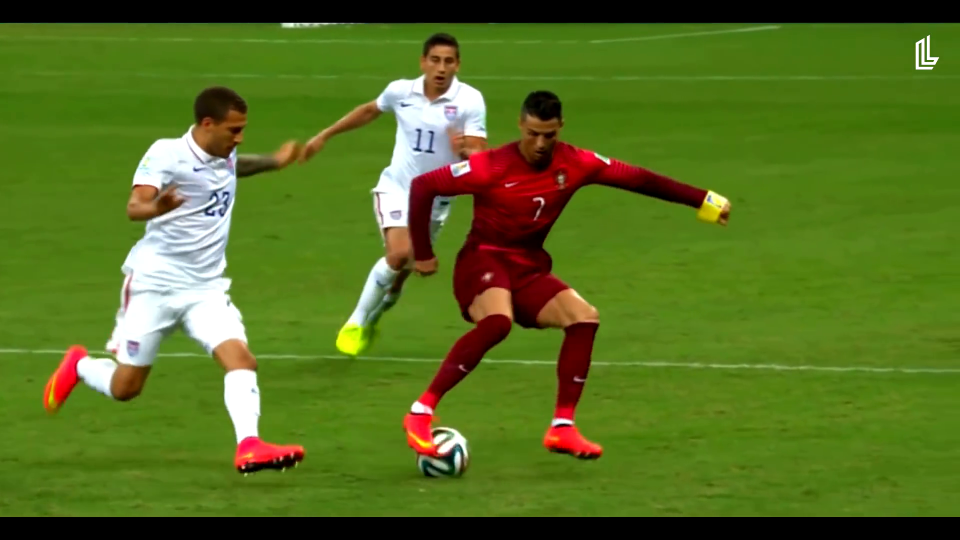
#> input picture frame 24 of image processing codes/KODLAR8_Histogram_Islemleri/KODLAR8_Histogram_Islemleri/Video_Futbol.mp4, 1920 x 1080 px, given in place of Video_Trafic.mp4, which was not available (shown at 1/2 size)
$ python K8_3_2_VIDEO_Histogram_Gray.py
#> lines starting #> are read from the running program, lines starting #| are printed output that depends on the picture; pictures that were not available may be replaced by others from this repository, and a replacement may not be noted
# -*- coding: utf-8 -*-
"""
Created on Tue Mar 19 07:57:47 2024

@author: muozi
"""

import cv2
import numpy as np
from matplotlib import pyplot as plt

# Video yakalama
cap = cv2.VideoCapture('Video_Trafic.mp4')

while True:
    # Kare yakalama
    ret, frame = cap.read()
#> frame is the input picture: shape (1080, 1920, 3); mean B, G, R 33.2, 110.6, 86.8

    # Video sonuna gelindiğinde döngüyü sonlandır
    if not ret:
        break

    # Gri seviyeye dönüştürme
    gray = cv2.cvtColor(frame, cv2.COLOR_BGR2GRAY)
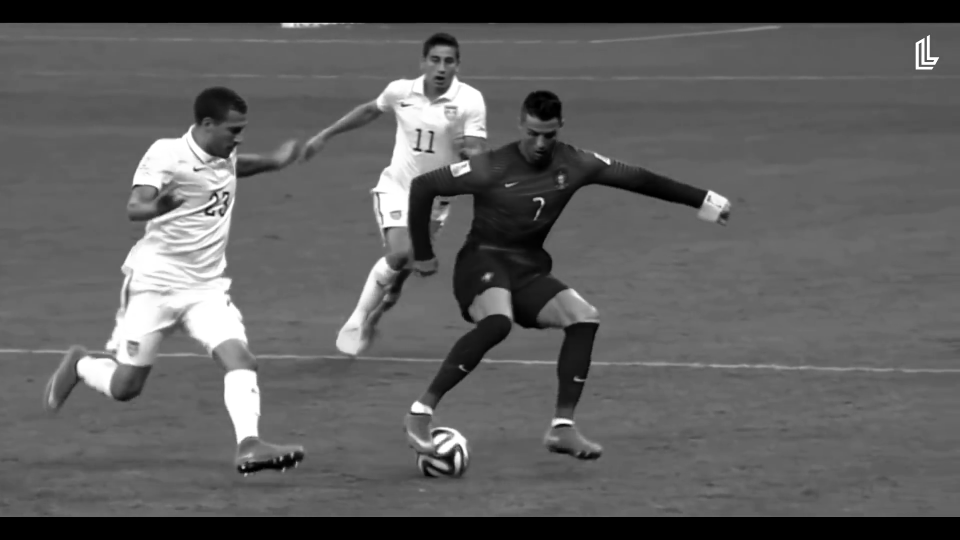
#> gray: shape (1080, 1920) (shown at 1/2 size); min 0, max 255, mean 94.7

    # Histogram hesaplama
    hist = cv2.calcHist([gray], [0], None, [256], [0, 256])
#> hist = 256 values, max 174353 at index 0, min 547 at index 197, mean 8100

    # Histogramı gösterme
    plt.plot(hist, color='b')
    plt.title('Gri Seviye Histogram')
    plt.pause(0.01)  # Pencereyi 0.01 saniye göster
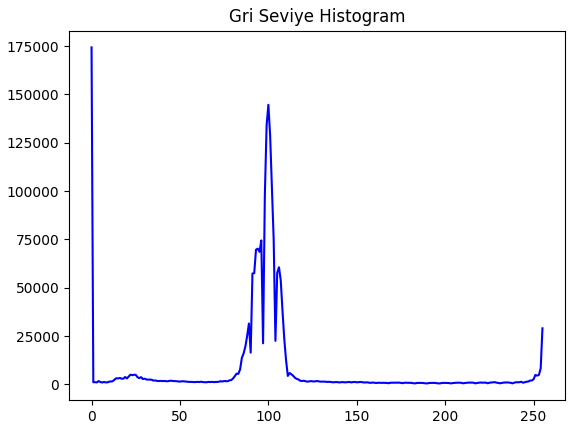
#> figure drawn by matplotlib, 1 panel; curve peaks at x = 0, y = 174353
    plt.clf()        # Önceki çizimleri temizleme

    # Görüntüyü gösterme
    cv2.imshow('frame', gray)

    # 'q' tuşuna basılırsa döngüden çık
    if cv2.waitKey(1) & 0xFF == ord('q'):
#> (key q is pressed here)
        break

# Yakalama serbest bırakma ve pencereleri kapatma
cap.release()
cv2.destroyAllWindows()

$ run again, starting later in the video
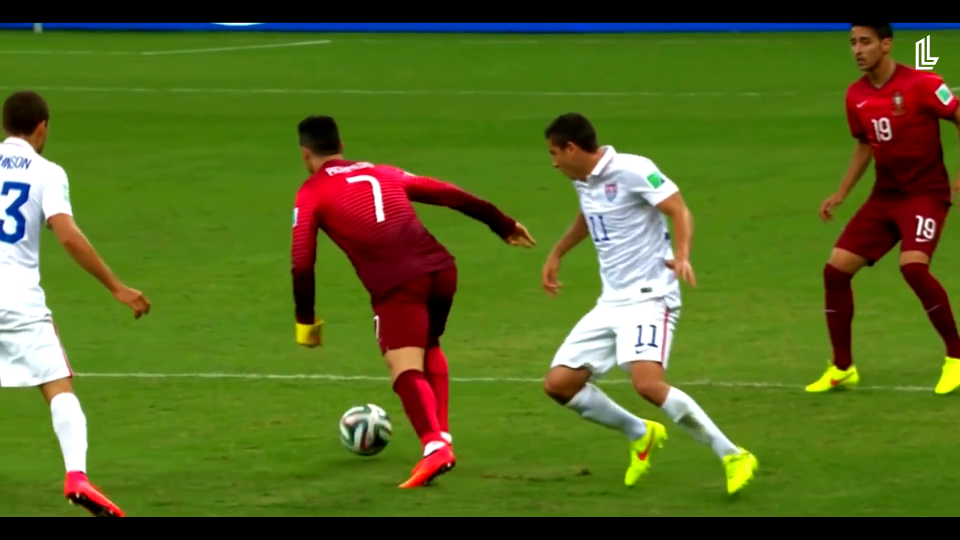
#> input picture frame 108 of image processing codes/KODLAR8_Histogram_Islemleri/KODLAR8_Histogram_Islemleri/Video_Futbol.mp4, 1920 x 1080 px, given in place of Video_Trafic.mp4, which was not available (shown at 1/2 size)
#> frame is the input picture: shape (1080, 1920, 3); mean B, G, R 34.9, 105.6, 87
#> `gray = cv2.cvtColor(frame, cv2.COLOR_BGR2GRAY)`:
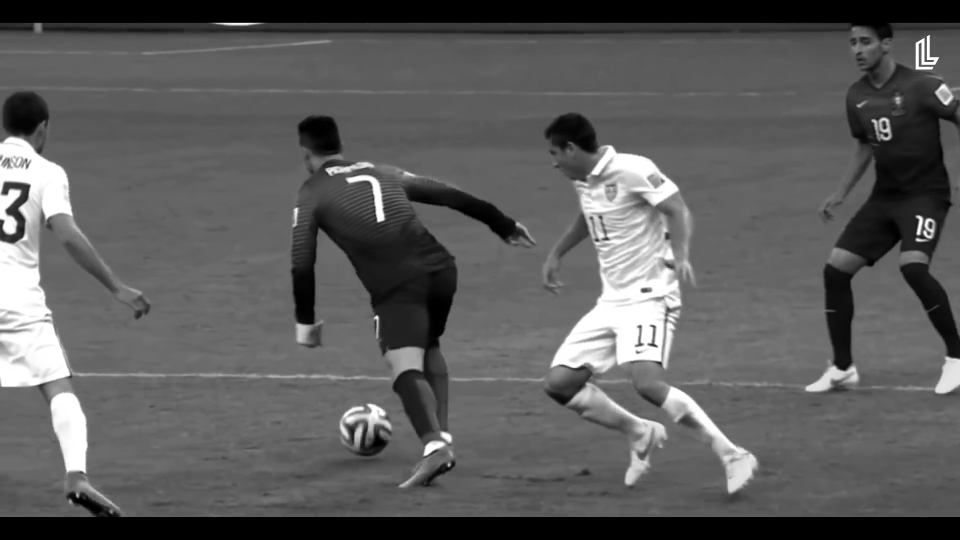
#> gray: shape (1080, 1920) (shown at 1/2 size); min 0, max 255, mean 92
#> hist = 256 values, max 174507 at index 0, min 586 at index 190, mean 8100
#> `plt.pause(0.01)`:
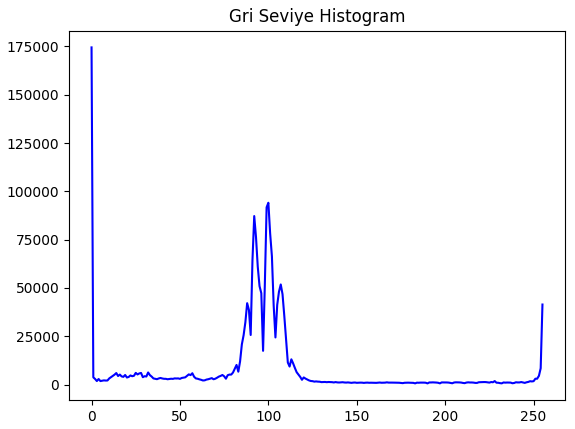
#> figure drawn by matplotlib, 1 panel; curve peaks at x = 0, y = 174507

$ run again, starting later in the video
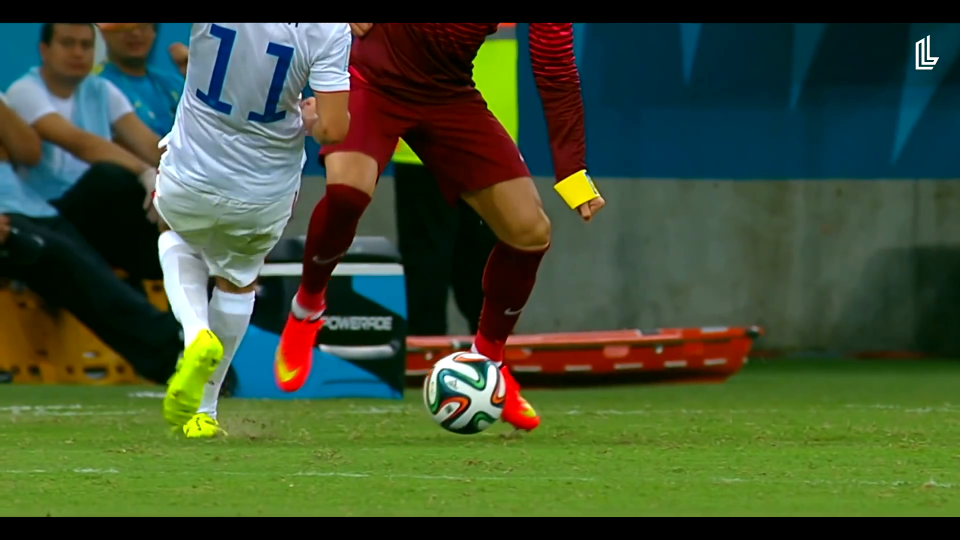
#> input picture frame 193 of image processing codes/KODLAR8_Histogram_Islemleri/KODLAR8_Histogram_Islemleri/Video_Futbol.mp4, 1920 x 1080 px, given in place of Video_Trafic.mp4, which was not available (shown at 1/2 size)
#> frame is the input picture: shape (1080, 1920, 3); mean B, G, R 51.8, 79.8, 64
#> `gray = cv2.cvtColor(frame, cv2.COLOR_BGR2GRAY)`:
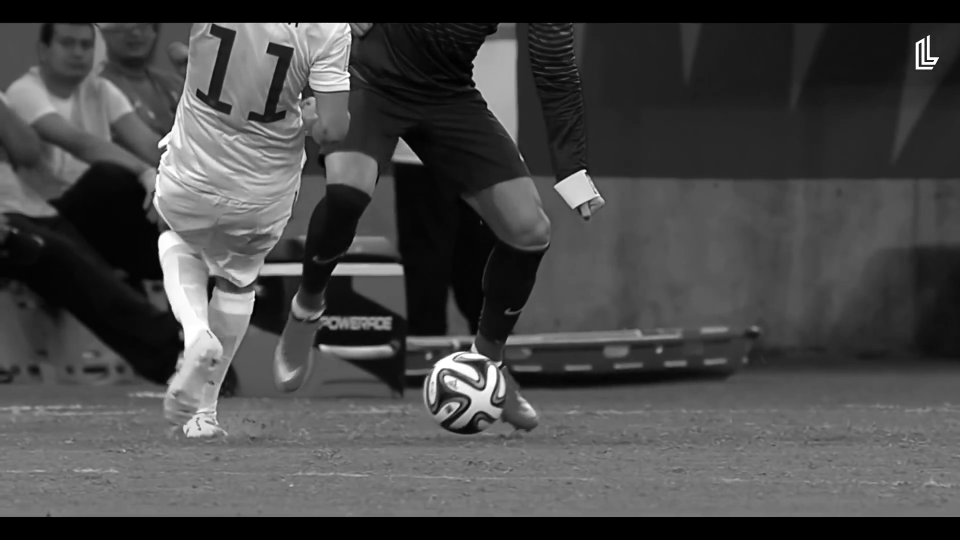
#> gray: shape (1080, 1920) (shown at 1/2 size); min 0, max 255, mean 71.9
#> hist = 256 values, max 172816 at index 0, min 288 at index 237, mean 8100
#> `plt.pause(0.01)`:
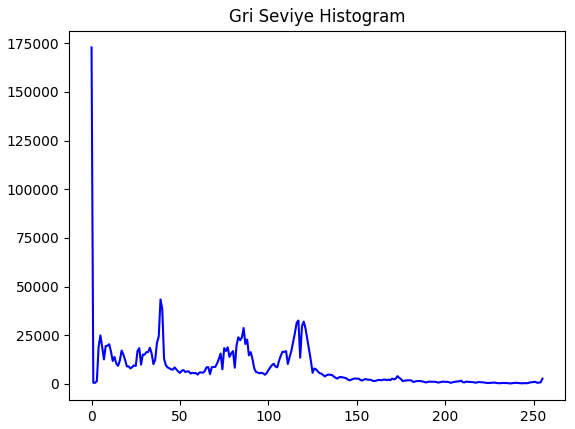
#> figure drawn by matplotlib, 1 panel; curve peaks at x = 0, y = 172816
